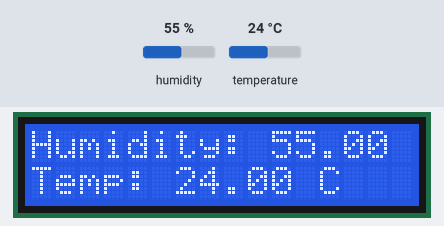
This sketch was run on a simulated Arduino Uno, built with avr-gcc and run on an emulated ATmega328P. Shown: 16×2 character LCD. Inputs (shaded band) come from the test bench; at power-on: humidity 55 %, temperature 24 °C.

Above: at 1.2 s.
1.3 s: humidity set to 22 %
At 3.9 s:
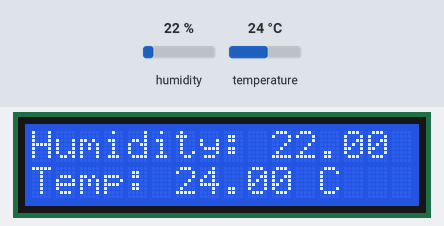
5.2 s: temperature set to 12 °C
At 7.3 s:
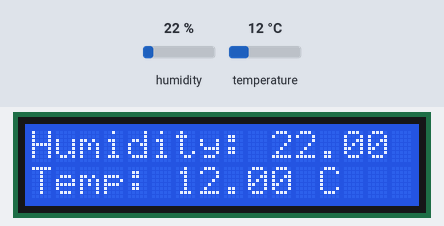
9.1 s: humidity set to 40 %
At 9.5 s:
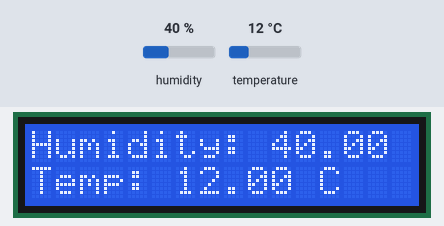
13.0 s: temperature set to 19 °C
At 16.3 s:
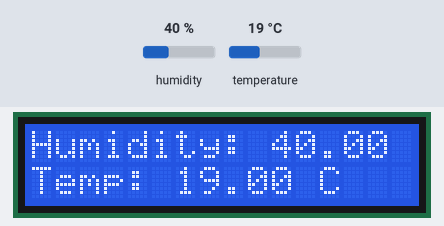
Timing chart, 0 to 17.8 s (numbered marks = the images above; inputs shaded):
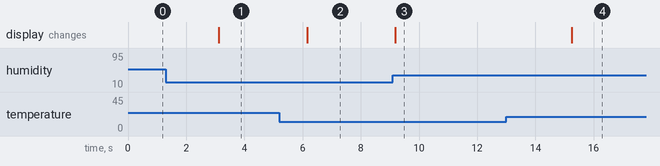

The sketch:

LCDTempAndHumidity.ino
```cpp
#include "DHT.h"
#include <LiquidCrystal.h>

#define Type DHT11

// LCD Pins
int rs = 7;
int en = 8;
int d4 = 9;
int d5 = 10;
int d6 = 11;
int d7 = 12;

// DHT Pin
int sensePin = 2;

LiquidCrystal lcd(rs, en, d4, d5, d6, d7);

DHT sensor(sensePin, Type);

void setup() {
  lcd.begin(16, 2);
  sensor.begin();
}

void loop() {
  float humidity = sensor.readHumidity();
  float temp = sensor.readTemperature(false);

  lcd.clear();
  lcd.setCursor(0, 0);
  lcd.print("Humidity: ");
  //lcd.setCursor(0, 1);
  lcd.print(humidity);

  lcd.setCursor(0, 1);
  lcd.print("Temp: ");
  //lcd.setCursor(0, 1);
  lcd.print(temp);
  lcd.print(" C");

  delay(3000);
}
```

Measured:
- after the input at 1.3 s, the display: changes after 1.8 s (image 1)
- after the input at 5.2 s, the display: changes after 0.95 s (image 2)
- after the input at 9.1 s, the display: changes after 0.08 s (image 3)
- after the input at 13.0 s, the display: changes after 2.2 s (image 4)
